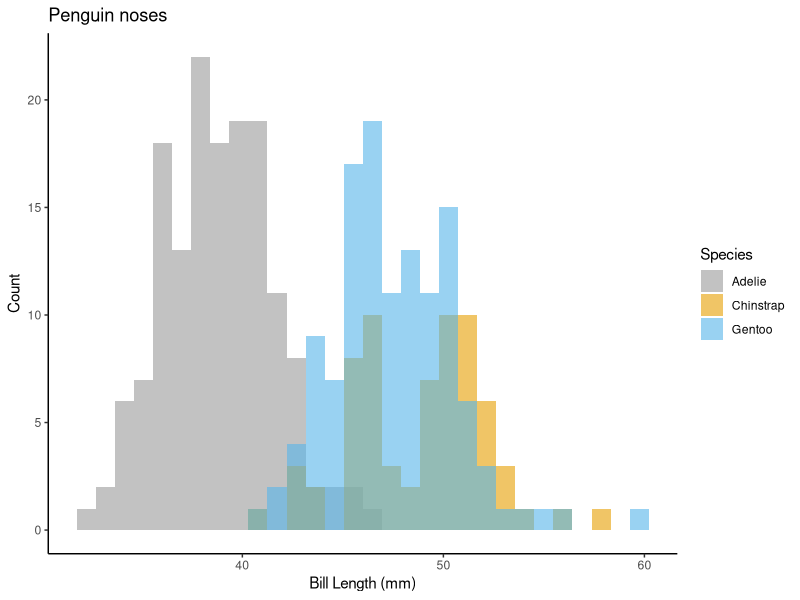
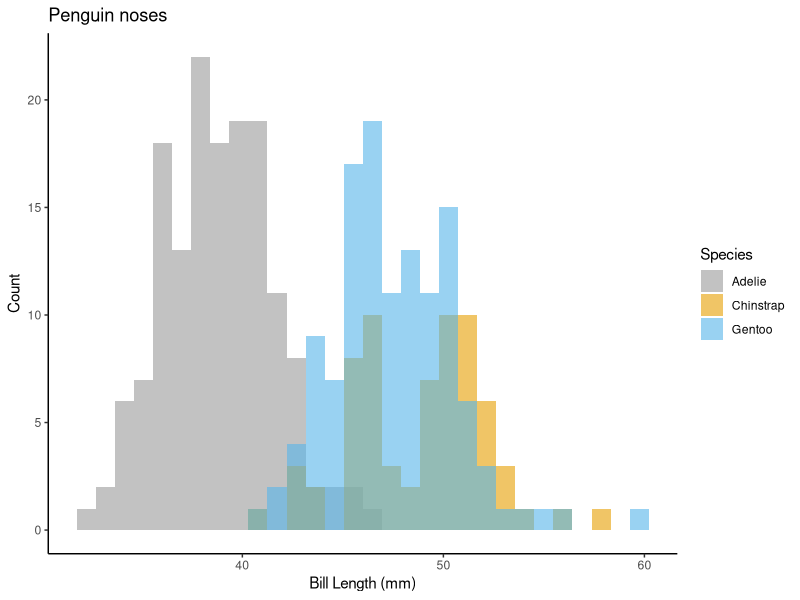

Write the R code that produced these figures, in order.
library(palmerpenguins)
library(ggplot2)
library(dplyr)

data(package = 'palmerpenguins')

# Look at distribution of bill lengths in 3 species
palette = c("#999999", "#E69F00", "#56B4E9")
theme_set(
  theme_classic(base_size = 10)
)

px <- ggplot(data=penguins, aes(bill_length_mm))+
  geom_histogram(aes(fill=species), alpha=0.6, position="identity")+
  theme_classic()+
  xlab("Bill Length (mm)")+
  ylab("Count")+
  ggtitle("Penguin noses")+
  scale_fill_manual("Species",values=palette)
px  
ggsave("my_penguin_plot.png",px, device = "png", width=5,height=5)

# Run a linear model
# t <- penguins %>%
#  select(c("species","bill_length_mm","bill_depth_mm","flipper_length_mm","body_mass_g")) %>%
#  aggregate(.~species,.,FUN=mean,na.rm=TRUE) %>%
#  kable() %>%
#  cat(.,file="mymodel.html")

